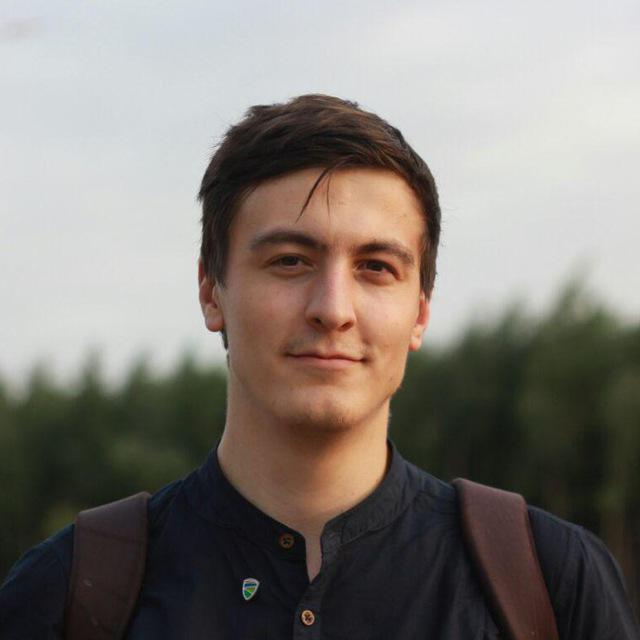
#> input picture data/images/selfies/rafa.jpg, 640 x 640 px, found by its file name
$ python img_to_ascii.py
#> lines starting #> are read from the running program, lines starting #| are printed output that depends on the picture
#> further down, image is the input picture: shape (640, 640, 3); mean B, G, R 118.5, 124.5, 130.5
import cv2
import numpy as np
from PIL import Image, ImageFont, ImageDraw, ImageOps

def get_ascii(image, message=None, scale=1, num_cols=200, background='white'):
#> called with message = 'Test message', scale = 1, num_cols = 500, background = 'white'
    if message == None:
        CHAR_LIST = '@%#*+=-:. '
    else:
        # CHAR_LIST = "$@B%8&WM#*oahkbdpqwmZO0QLCJUYXzcvunxrjft/\|()1{}[]?-_+~<>i!lI;:,\"^`'. "
        CHAR_LIST = message + '.....'
    if background == "white":
        bg_code = 255
    else:
        bg_code = 0
    font = ImageFont.truetype(
        "fonts/DejaVuSansMono-Bold.ttf", size=10 * scale)
    num_chars = len(CHAR_LIST)
    image = cv2.cvtColor(image, cv2.COLOR_BGR2GRAY)
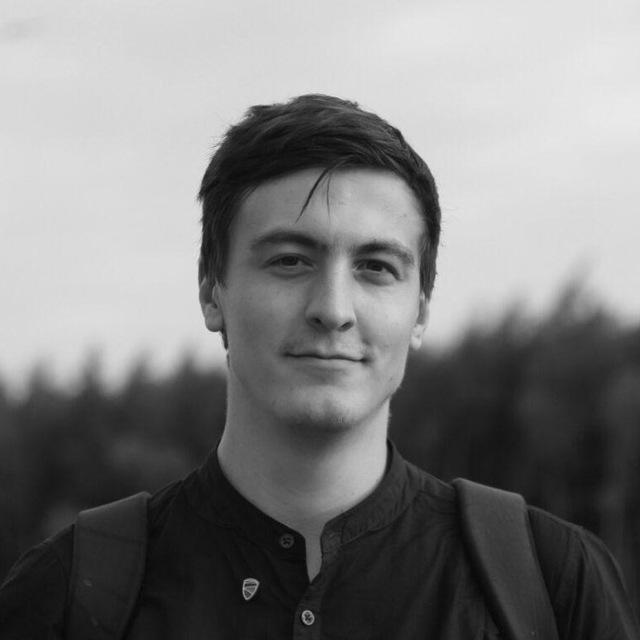
#> image: shape (640, 640); min 3, max 235, mean 125.6
    height, width = image.shape
#> height = 640; width = 640
    cell_width = width / num_cols
#> cell_width = 1.28
    cell_height = 2 * cell_width
#> cell_height = 2.56
    num_rows = int(height / cell_height)
#> num_rows = 250
    if num_cols > width or num_rows > height:
        print("Too many columns or rows. Use default setting")
        cell_width = 6
        cell_height = 12
        num_cols = int(width / cell_width)
        num_rows = int(height / cell_height)
    char_width, char_height = font.getsize("A")
    out_width = char_width * num_cols
    out_height = char_height * num_rows
#> out_height = 2500
    out_image = Image.new("L", (out_width, out_height), bg_code)
#> out_image: PIL image 3500x2500 L; every value is 255
    draw = ImageDraw.Draw(out_image)
    for i in range(num_rows):
        line = "".join([CHAR_LIST[min(int(np.mean(image[int(i * cell_height):min(int((i + 1) * cell_height), height),
                                                        int(j * cell_width):min(int((j + 1) * cell_width),
                                                                                width)]) * num_chars / 255), num_chars - 1)]
                        for j in
                        range(num_cols)]) + "\n"
        draw.text((0, i * char_height), line, fill=255 - bg_code, font=font)

    if background == "white":
        cropped_image = ImageOps.invert(out_image).getbbox()
#> cropped_image = (0, 9, 2897, 2500)
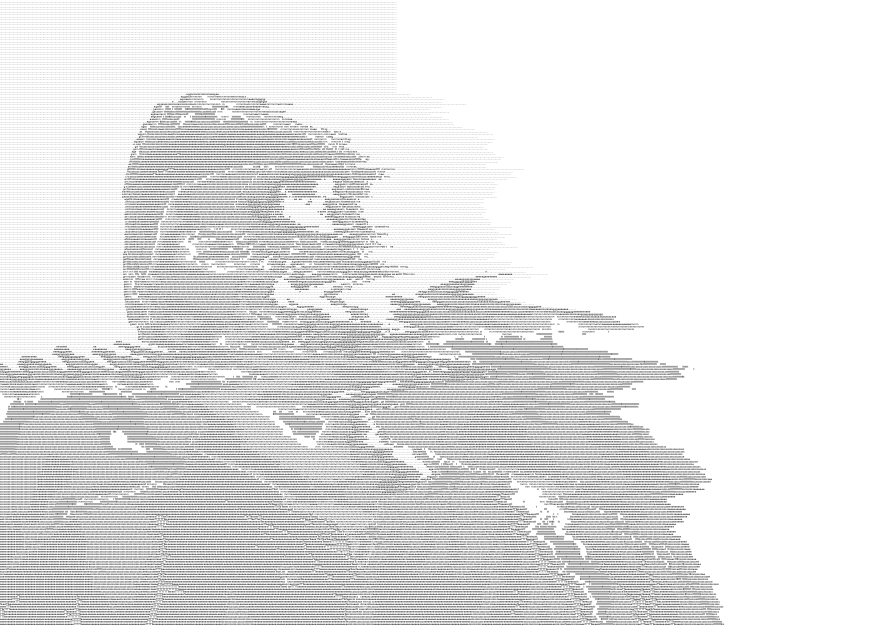
#> out_image: PIL image 3500x2500 L (shown at 1/4 size); min 0, max 255, mean 227.7
    else:
        cropped_image = out_image.getbbox()
    # cv2.imshow("Frame", np.array(out_image))
    # cv2.waitKey(0)
    return np.array(out_image)


if __name__ == '__main__':
    image = cv2.imread('data/images/selfies/rafa.jpg')
    get_ascii(image, 'Test message', num_cols=500)
